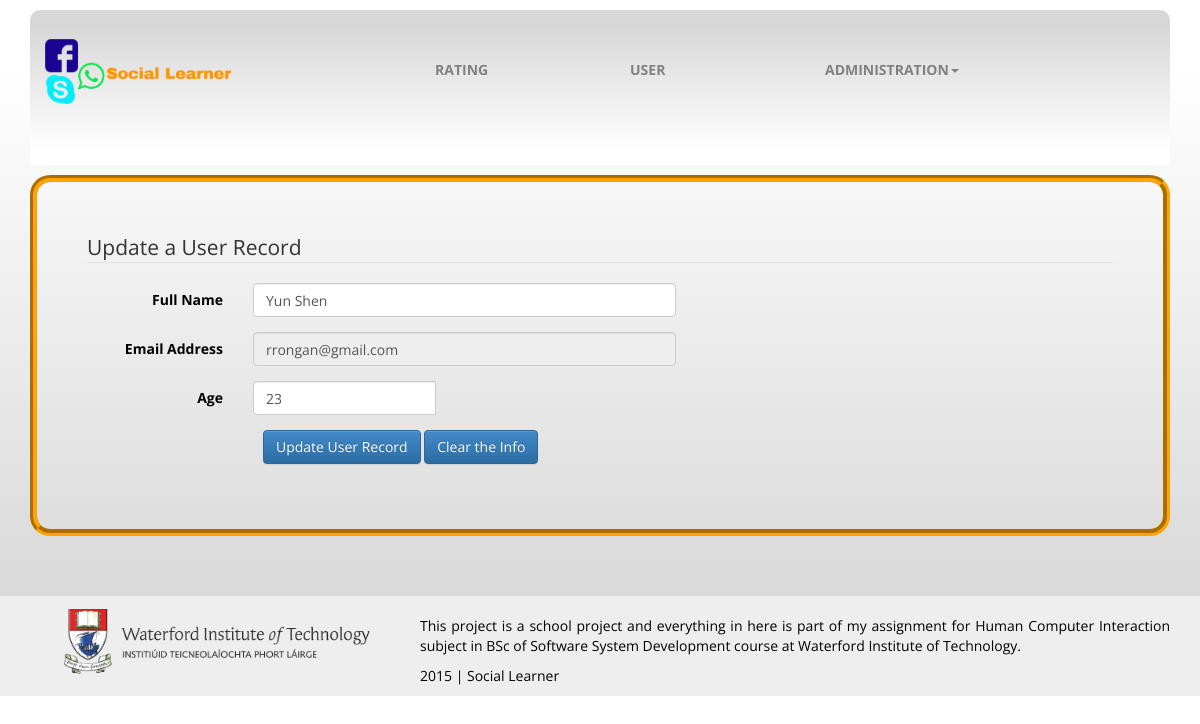
The page /admin/edituser.php?email=rrongan@gmail.com (signed in) on the database its author committed.
### tables this page shows
CREATE TABLE `user` (
  `name` varchar(30) NOT NULL,
  `email` varchar(50) NOT NULL,
  `age` varchar(3) NOT NULL
);

### admin/inc/user.inc.php (called while the page is built, shortened)
<?php
class User{
	private $db;
	public function __construct($database) {
	    $this->db = $database;
	}
	public function oneuser($email) {
	    $sql = 'select * from user where email = :email';
	    $stmt =$this->db->prepare($sql);
        $stmt->bindParam(':email', $email, PDO::PARAM_STR);
	    $stmt->execute();
        $user=$stmt->fetch(PDO::FETCH_OBJ);
        return $user;
	}
}
?>

### admin/inc/init.inc.php (called while the page is built, shortened)
<?php
require_once 'db.inc.php';
require_once 'user.inc.php';
require_once 'feedback.inc.php';
$user		    = new User($dbh);
?>

### admin/inc/feedback.inc.php (called while the page is built, shortened)
<?php
function retrieveonerec($user) {
    $name = $user->name;
    $email=$user->email;
    $age=$user->age;
}
?>

### admin/edituser.php (the view, shortened to what this page needs)
<?php
require 'inc/secure.inc.php';
require 'inc/header.inc.php';
require 'inc/init.inc.php';
if (isset($_REQUEST['Submit'])) {
try
{   $name = $_POST['name'];
	$email = $_GET['email'];
	$age = $_POST['age'];
    $user->updaterecord($name, $email, $age);
    $stat ="edit";
    header("Location:adminuser.php?stat=$stat");
}
catch (PDOException $e)
{
   echo '<br>PDO Exception Caught.';
   echo 'Error with the database: <br>';
   echo 'SQL Query: ', $sql;
   echo 'Error: ' . $e->getMessage().'</p>';
}
}
 else {
$email = $_GET['email'];
try
{
   $userrec = $user->oneuser($email);
}
catch (PDOException $e)
{
   echo '<br>PDO Exception Caught.';
   echo 'Error with the database: <br>';
   echo 'SQL Query: ', $sql;
   echo 'Error: ' . $e->getMessage().'</p>';
}
?>
<section style='border: 7px solid orange; border-radius: 20px; border-style: groove; padding: 50px;'>
<form action = "" method = "post" class="form-horizontal" id="insertuser" name ="insertuser">
    <fieldset><legend>Update a User Record</legend>
	 <div class="row">
          <div class="form-group">
            <label for="name" class="col-sm-2 control-label">Full Name</label>
            <div class="col-sm-5">
              <input class="form-control" type="text" name="name" id="name" data-h5-errorid="invalid-name" value="<?php echo $name?>"
              required="" pattern="^[A-Z][a-zA-Z ]{1,30}$" title="Please enter a valid name with first letter uppercase" />
            </div>
          </div>
        </div>
        <div class="row">
          <div class="form-group">
            <label for="email" class="col-sm-2 control-label">Email Address</label>
            <div class="col-sm-5">
              <input type="text" name="email" id="email" class="form-control" disabled value = "<?php echo $email;?>"/>
            </div>
          </div>
        </div>
        <div class="row">
          <div class="form-group">
            <label for="age" class="col-sm-2 control-label">Age</label>
            <div class="col-sm-5">
              <div class="input-group date">
                <input id="age" type="text" name='age' class="form-control" data-h5-errorid="invalid-age" value="<?php echo $age?>"
				required="" pattern="[0-9]{1,3}" title="Please enter a valid age"/>
              </div>
            </div>
          </div>
        </div>
		<div class = "form-group">
		<div class="col-sm-10 col-sm-offset-2">
			<input type="submit" class="btn btn-primary" value="Update User Record" name = "Submit">
			<input type="reset" class="btn btn-primary" value="Clear the Info" >
		</div>
		</div>
    </fieldset>
    </form>
	</section>
	</div>
     <div class="footer">
    <div class="container">
      <div class="row">
        <div class="col-md-4">
          <a class="wit" href="http://www.wit.ie">
            <img alt="Waterford Institute of Technology" src="images/witlogo.png" class="img-responsive" />
          </a>
        </div>
        <div class="content col-md-8">
          <p>This project is a school project and everything in here is part of my assignment for Human Computer Interaction
          subject in BSc of Software System Development course at Waterford Institute of Technology.</p>
          <p>2015 | Social Learner</p>
        </div>
      </div>
    </div>
  </div>
<?php
}
?>
</body>
</html>

### admin/css/mycss.css (style rules this page uses)
body { background: -webkit-linear-gradient(90deg, #D7D7D7 10%, #FFFFFF 90%); background-position: 0; color: black; padding-top: 10px; font-family: 'Open Sans',arial, sans-serif; text-align: justify; }
.container { height: 100%; }
.footer { background-color: #eee; margin-top: 60px; }
.footer .wit img { margin: 10px 0 0 30px; width: 311px; height: 70px; }
.footer .content { padding-top: 20px; }
.wit img { width: 100% }

### rows shown on the page
user: name "Yun Shen", email "rrongan@gmail.com", age "23"
